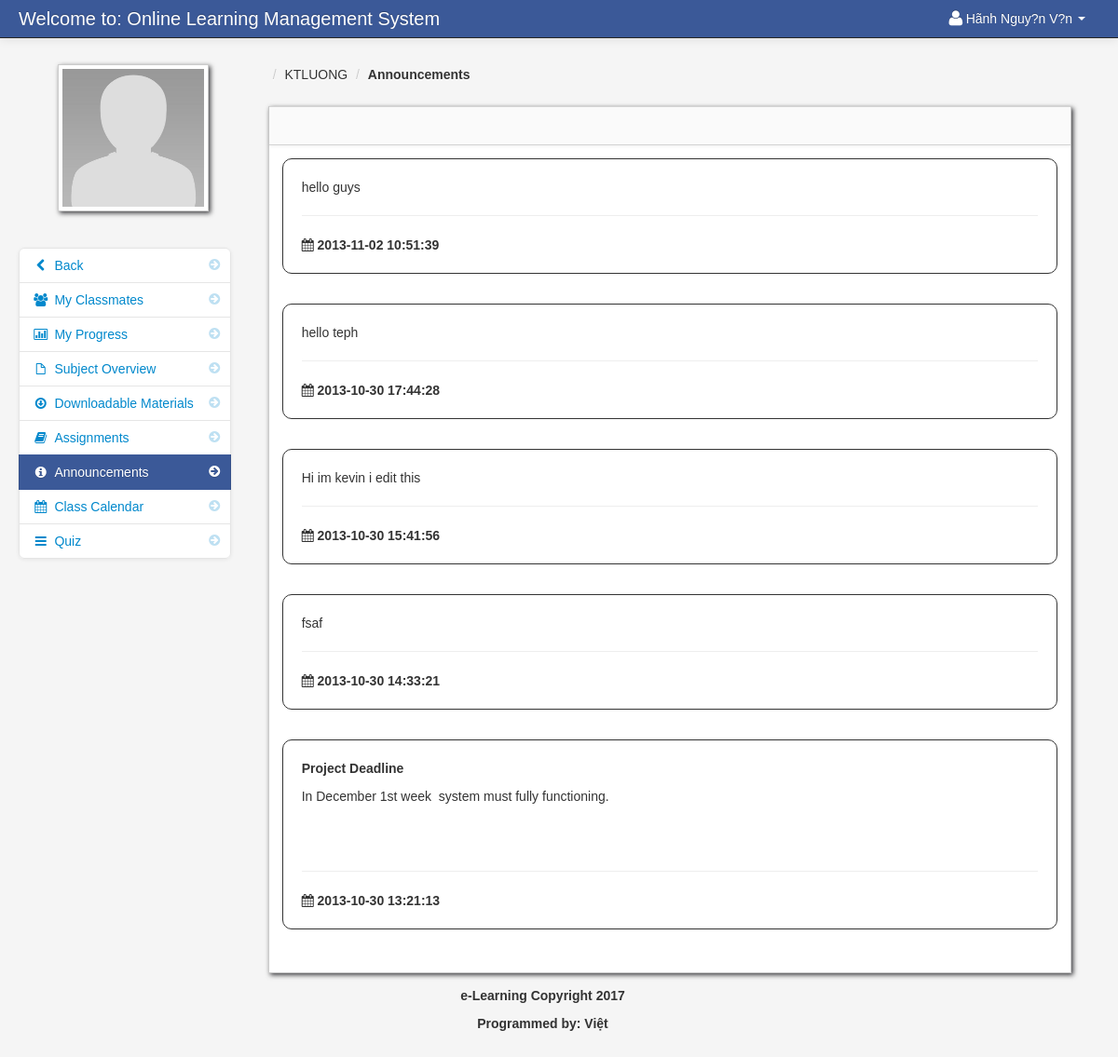
The app's page /announcements_student.php?id=97 (signed in) with its own data.
### tables this page shows
CREATE TABLE `student` (
  `student_id` int(11) NOT NULL AUTO_INCREMENT,
  `firstname` varchar(100) NOT NULL,
  `lastname` varchar(100) NOT NULL,
  `class_id` int(11) NOT NULL,
  `username` varchar(100) NOT NULL,
  `password` varchar(100) NOT NULL,
  `location` varchar(100) NOT NULL,
  `status` varchar(100) NOT NULL,
  PRIMARY KEY (`student_id`)
);

CREATE TABLE `teacher_class` (
  `teacher_class_id` int(11) NOT NULL AUTO_INCREMENT,
  `teacher_id` int(11) NOT NULL,
  `class_id` int(11) NOT NULL,
  `subject_id` int(11) NOT NULL,
  `thumbnails` varchar(100) NOT NULL,
  `school_year` varchar(100) NOT NULL,
  PRIMARY KEY (`teacher_class_id`)
);

CREATE TABLE `subject` (
  `subject_id` int(11) NOT NULL AUTO_INCREMENT,
  `subject_code` varchar(100) NOT NULL,
  `subject_title` varchar(100) NOT NULL,
  `category` varchar(100) NOT NULL,
  `description` longtext NOT NULL,
  `unit` int(11) NOT NULL,
  `Pre_req` varchar(100) NOT NULL,
  `semester` varchar(100) NOT NULL,
  PRIMARY KEY (`subject_id`)
);

CREATE TABLE `teacher_class_announcements` (
  `teacher_class_announcements_id` int(11) NOT NULL AUTO_INCREMENT,
  `content` varchar(500) NOT NULL,
  `teacher_id` varchar(100) NOT NULL,
  `teacher_class_id` int(11) NOT NULL,
  `date` varchar(50) NOT NULL,
  PRIMARY KEY (`teacher_class_announcements_id`)
);

### session.php (called while the page is built, shortened)
<?php
$session_id=$_SESSION['id'];
?>

### announcements_student.php (the view, shortened to what this page needs)
<?php include('header_dashboard.php'); ?>
<?php include('session.php'); ?>
<?php $get_id = $_GET['id']; ?>
    <body>
		<?php include('navbar_student.php'); ?>
        <div class="container-fluid">
            <div class="row-fluid">
				<?php include('annoucement_link_student.php'); ?>
                <div class="span9" id="content">
                     <div class="row-fluid">
										<?php $class_query = mysql_query("select * from teacher_class
										LEFT JOIN class ON class.class_id = teacher_class.class_id
										LEFT JOIN subject ON subject.subject_id = teacher_class.subject_id
										where teacher_class_id = '$get_id'")or die(mysql_error());
										$class_row = mysql_fetch_array($class_query);
										?>
					     <ul class="breadcrumb">
							<li><a href="#"><?php echo $class_row['class_name']; ?></a> <span class="divider">/</span></li>
							<li><a href="#"><?php echo $class_row['subject_code']; ?></a> <span class="divider">/</span></li>
							<li><a href="#"><b>Announcements</b></a></li>
						</ul>
                        <div id="block_bg" class="block">
                            <div class="navbar navbar-inner block-header">
                            </div>
                            <div class="block-content collapse in">
                                <div class="span12">
								 <?php
								 $query_announcement = mysql_query("select * from teacher_class_announcements
																	where  teacher_class_id = '$get_id' order by date DESC
																	")or die(mysql_error());
								$count = mysql_num_rows($query_announcement);
								if ($count > 0){
								 while($row = mysql_fetch_array($query_announcement)){
								 $id = $row['teacher_class_announcements_id'];
								 ?>
											<div class="post"  id="del<?php echo $id; ?>">
											<?php echo $row['content']; ?>
											<hr>
											<strong><i class="icon-calendar"></i> <?php echo $row['date']; ?></strong>
											</div>
								<?php }}else{ ?>
								<div class="alert alert-info"><i class="icon-info-sign"></i> No Announcements Found.</div>
								<?php } ?>
                                </div>
                            </div>
                        </div>
                    </div>
                </div>
                </div>
            </div>
		<?php include('footer.php'); ?>
		<?php include('script.php'); ?>
    </body>
</html>

### navbar_student.php (shortened to what this page needs)
<div class="navbar navbar-fixed-top navbar-inverse">
        <div class="navbar-inner">
            <div class="container-fluid">
                <a class="brand" href="#">Welcome to: Online Learning Management System</a>
					<div class="nav-collapse collapse">
						<ul class="nav pull-right">
							<?php $query= mysql_query("select * from student where student_id = '$session_id'")or die(mysql_error());
									$row = mysql_fetch_array($query);
							?>
							<li class="dropdown">
								<a href="#" role="button" class="dropdown-toggle" data-toggle="dropdown"> <i class="icon-user icon-large"></i><?php echo $row['firstname']." ".$row['lastname'];  ?> <i class="caret"></i></a>
							</li>
						</ul>
					</div>
            </div>
        </div>
</div>

### annoucement_link_student.php (shortened to what this page needs)
<div class="span3" id="sidebar">
	<img id="avatar" src="admin/<?php echo $row['location']; ?>" class="img-polaroid">
		<ul class="nav nav-list bs-docs-sidenav nav-collapse collapse">
				<li class=""><a href="dashboard_student.php"><i class="icon-chevron-right"></i><i class="icon-chevron-left"></i>&nbsp;Back</a></li>
				<li class=""><a href="my_classmates.php<?php echo '?id='.$get_id; ?>"><i class="icon-chevron-right"></i><i class="icon-group"></i>&nbsp;My Classmates</a></li>
				<li class=""><a href="progress.php<?php echo '?id='.$get_id; ?>"><i class="icon-chevron-right"></i><i class="icon-bar-chart"></i>&nbsp;My Progress</a></li>
				<li class=""><a href="subject_overview_student.php<?php echo '?id='.$get_id; ?>"><i class="icon-chevron-right"></i><i class="icon-file"></i>&nbsp;Subject Overview</a></li>
				<li class=""><a href="downloadable_student.php<?php echo '?id='.$get_id; ?>"><i class="icon-chevron-right"></i><i class="icon-download"></i>&nbsp;Downloadable Materials</a></li>
				<li class=""><a href="assignment_student.php<?php echo '?id='.$get_id; ?>"><i class="icon-chevron-right"></i><i class="icon-book"></i>&nbsp;Assignments</a></li>
				<li class="active"><a href="announcements_student.php<?php echo '?id='.$get_id; ?>"><i class="icon-chevron-right"></i><i class="icon-info-sign"></i>&nbsp;Announcements</a></li>
				<li class=""><a href="class_calendar_student.php<?php echo '?id='.$get_id; ?>"><i class="icon-chevron-right"></i><i class="icon-calendar"></i>&nbsp;Class Calendar</a></li>
				<li class=""><a href="student_quiz_list.php<?php echo '?id='.$get_id; ?>"><i class="icon-chevron-right"></i><i class="icon-reorder"></i>&nbsp;Quiz</a></li>
		</ul>
</div>

### admin/assets/styles.css (style rules this page uses)
body { padding-top: 60px; padding-bottom: 40px; background-color: #f5f5f5; }
#content { margin-left:0px; }
.breadcrumb { margin: 0 0 0px; padding: 10px 0px; background-color: transparent; }
.block { background: url("../images/pixel-60fff.png") repeat scroll 0 0 rgba(0, 0, 0, 0) !important; border: 1px solid #ccc; background: white; margin: 1em 0em; border-top: none; -webkit-box-shadow: 2px 2px 5px rgba(0, 0, 6, 0.75); -moz-box-shadow: 2px 2px 5px rgba(0, 0, 6, 0.75); box-shadow: 2px 2px 5px rgba(0, 0, 6, 0.75); }
.block-content { margin: 1em; min-height: .25em; }
.block-header { margin-bottom: 0px; border-right: none; border-left: none; -webkit-border-radius: 0px; -moz-border-radius: 0px; border-radius: 0px; }
.bs-docs-sidenav { max-width: 228px; margin: 30px 0 0; padding: 0; background-color: #fff; -webkit-border-radius: 6px; -moz-border-radius: 6px; border-radius: 6px; -webkit-box-shadow: 0 1px 4px rgba(0,0,0,.065); -moz-box-shadow: 0 1px 4px rgba(0,0,0,.065); box-shadow: 0 1px 4px rgba(0,0,0,.065); }
.bs-docs-sidenav > li > a { display: block; width: 190px \9; margin: 0 0 -1px; padding: 8px 14px; border: 1px solid #e5e5e5; }
.bs-docs-sidenav > li:first-child > a { -webkit-border-radius: 6px 6px 0 0; -moz-border-radius: 6px 6px 0 0; border-radius: 6px 6px 0 0; }
.bs-docs-sidenav > li:last-child > a { -webkit-border-radius: 0 0 6px 6px; -moz-border-radius: 0 0 6px 6px; border-radius: 0 0 6px 6px; }
.bs-docs-sidenav > .active > a { position: relative; z-index: 2; padding: 9px 15px; border: 0; text-shadow: 0 1px 0 rgba(0,0,0,.15); -webkit-box-shadow: inset 1px 0 0 rgba(0,0,0,.1), inset -1px 0 0 rgba(0,0,0,.1); -moz-box-shadow: inset 1px 0 0 rgba(0,0,0,.1), inset -1px 0 0 rgba(0,0,0,.1); box-shadow: inset 1px 0 0 rgba(0,0,0,.1), inset -1px 0 0 rgba(0,0,0,.1); }
.bs-docs-sidenav .icon-chevron-right { float: right; margin-top: 2px; margin-right: -6px; opacity: .25; }
.bs-docs-sidenav .active .icon-chevron-right, .bs-docs-sidenav .active a:hover .icon-chevron-right { opacity: 1; }

### records on screen
student: firstname "Hãnh Nguy?n", lastname "V?n", location (placeholder picture)
teacher_class: subject.subject_code "KTLUONG"
teacher_class_announcements: content "hello guys", date "2013-11-02 10:51:39"
teacher_class_announcements: content "hello teph", date "2013-10-30 17:44:28"
teacher_class_announcements: content "Hi im kevin i edit this", date "2013-10-30 15:41:56"
teacher_class_announcements: content "fsaf", date "2013-10-30 14:33:21"
teacher_class_announcements: content "Project Deadline In December 1st week system must fully functioning.", date "2013-10-30 13:21:13"
